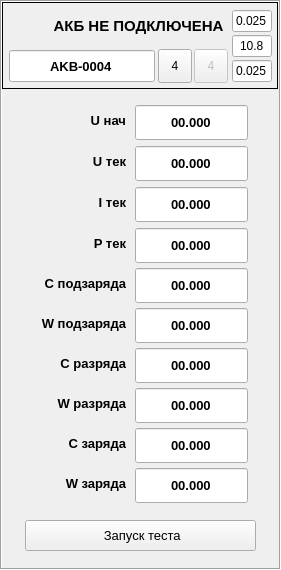
   <widget class="QFrame" name="frm_ch4">
    <property name="enabled">
     <bool>true</bool>
    </property>
    <property name="geometry">
     <rect>
      <x>880</x>
      <y>60</y>
      <width>281</width>
      <height>570</height>
     </rect>
    </property>
    <property name="frameShape">
     <enum>QFrame::Shape::Box</enum>
    </property>
    <property name="frameShadow">
     <enum>QFrame::Shadow::Sunken</enum>
    </property>
    <widget class="QLabel" name="lbl_status_ch4">
     <property name="geometry">
      <rect>
       <x>48</x>
       <y>10</y>
       <width>181</width>
       <height>31</height>
      </rect>
     </property>
     <property name="font">
      <font>
       <family>Segoe UI</family>
       <pointsize>11</pointsize>
       <bold>true</bold>
       <strikeout>false</strikeout>
       <kerning>true</kerning>
      </font>
     </property>
     <property name="statusTip">
      <string>Статус канала 4</string>
     </property>
     <property name="autoFillBackground">
      <bool>false</bool>
     </property>
     <property name="styleSheet">
      <string notr="true"/>
     </property>
     <property name="frameShape">
      <enum>QFrame::Shape::NoFrame</enum>
     </property>
     <property name="frameShadow">
      <enum>QFrame::Shadow::Plain</enum>
     </property>
     <property name="text">
      <string>АКБ НЕ ПОДКЛЮЧЕНА</string>
     </property>
     <property name="alignment">
      <set>Qt::AlignmentFlag::AlignCenter</set>
     </property>
     <property name="buddy">
      <cstring></cstring>
     </property>
    </widget>
    <widget class="QPushButton" name="btn_start_test_ch4">
     <property name="geometry">
      <rect>
       <x>25</x>
       <y>520</y>
       <width>231</width>
       <height>31</height>
      </rect>
     </property>
     <property name="font">
      <font>
       <pointsize>10</pointsize>
      </font>
     </property>
     <property name="statusTip">
      <string>Запуск теста АКБ в канале 4</string>
     </property>
     <property name="text">
      <string> Запуск теста</string>
     </property>
     <property name="icon">
      <iconset resource="res.qrc">
       <normaloff>:/ICO/Zap24.png</normaloff>:/ICO/Zap24.png</iconset>
     </property>
     <property name="channel" stdset="0">
      <number>4</number>
     </property>
    </widget>
    <widget class="QToolButton" name="btn_write_settings_ch4">
     <property name="enabled">
      <bool>false</bool>
     </property>
     <property name="geometry">
      <rect>
       <x>194</x>
       <y>49</y>
       <width>34</width>
       <height>34</height>
      </rect>
     </property>
     <property name="toolTip">
      <string/>
     </property>
     <property name="statusTip">
      <string>Записать настройки канала 4</string>
     </property>
     <property name="text">
      <string>4</string>
     </property>
     <property name="icon">
      <iconset resource="res.qrc">
       <normaloff>:/ICO/Sign_out16.png</normaloff>:/ICO/Sign_out16.png</iconset>
     </property>
    </widget>
    <widget class="QLabel" name="lbl_ico_ch4">
     <property name="geometry">
      <rect>
       <x>6</x>
       <y>6</y>
       <width>41</width>
       <height>41</height>
      </rect>
     </property>
     <property name="font">
      <font>
       <family>Segoe UI</family>
       <pointsize>11</pointsize>
       <bold>true</bold>
       <strikeout>false</strikeout>
       <kerning>true</kerning>
      </font>
     </property>
     <property name="autoFillBackground">
      <bool>false</bool>
     </property>
     <property name="styleSheet">
      <string notr="true"/>
     </property>
     <property name="frameShape">
      <enum>QFrame::Shape::NoFrame</enum>
     </property>
     <property name="frameShadow">
      <enum>QFrame::Shadow::Plain</enum>
     </property>
     <property name="text">
      <string/>
     </property>
     <property name="textFormat">
      <enum>Qt::TextFormat::AutoText</enum>
     </property>
     <property name="pixmap">
      <pixmap resource="res.qrc">:/ICO/N4_36.png</pixmap>
     </property>
     <property name="scaledContents">
      <bool>false</bool>
     </property>
     <property name="alignment">
      <set>Qt::AlignmentFlag::AlignCenter</set>
     </property>
     <property name="openExternalLinks">
      <bool>false</bool>
     </property>
     <property name="textInteractionFlags">
      <set>Qt::TextInteractionFlag::NoTextInteraction</set>
     </property>
     <property name="buddy">
      <cstring></cstring>
     </property>
    </widget>
    <widget class="QFrame" name="frm_back_ch4">
     <property name="geometry">
      <rect>
       <x>2</x>
       <y>2</y>
       <width>276</width>
       <height>87</height>
      </rect>
     </property>
     <property name="frameShape">
      <enum>QFrame::Shape::Panel</enum>
     </property>
     <property name="frameShadow">
      <enum>QFrame::Shadow::Plain</enum>
     </property>
     <widget class="QLineEdit" name="edit_number_ch4">
      <property name="geometry">
       <rect>
        <x>7</x>
        <y>48</y>
        <width>146</width>
        <height>32</height>
       </rect>
      </property>
      <property name="font">
       <font>
        <pointsize>10</pointsize>
        <bold>true</bold>
       </font>
      </property>
      <property name="statusTip">
       <string>Инвентарный номер АКБ канала 4</string>
      </property>
      <property name="text">
       <string>AKB-0004</string>
      </property>
      <property name="alignment">
       <set>Qt::AlignmentFlag::AlignCenter</set>
      </property>
     </widget>
     <widget class="QToolButton" name="btn_read_settings_ch4">
      <property name="geometry">
       <rect>
        <x>156</x>
        <y>47</y>
        <width>34</width>
        <height>34</height>
       </rect>
      </property>
      <property name="toolTip">
       <string/>
      </property>
      <property name="statusTip">
       <string>Прочитать настройки канала 4</string>
      </property>
      <property name="autoFillBackground">
       <bool>false</bool>
      </property>
      <property name="text">
       <string>4</string>
      </property>
      <property name="icon">
       <iconset resource="res.qrc">
        <normaloff>:/ICO/Sign_in16.png</normaloff>:/ICO/Sign_in16.png</iconset>
      </property>
     </widget>
     <widget class="QLineEdit" name="edit_i_start_discharge_ch4">
      <property name="geometry">
       <rect>
        <x>230</x>
        <y>8</y>
        <width>40</width>
        <height>22</height>
       </rect>
      </property>
      <property name="statusTip">
       <string>Установить значение стартового тока разрядки в канале 1</string>
      </property>
      <property name="inputMask">
       <string>0.000</string>
      </property>
      <property name="text">
       <string>0.025</string>
      </property>
      <property name="alignment">
       <set>Qt::AlignmentFlag::AlignCenter</set>
      </property>
     </widget>
     <widget class="QLineEdit" name="edit_i_stop_charge_ch4">
      <property name="geometry">
       <rect>
        <x>230</x>
        <y>58</y>
        <width>40</width>
        <height>22</height>
       </rect>
      </property>
      <property name="statusTip">
       <string>Установить значение стопового тока разрядки в канале 1</string>
      </property>
      <property name="inputMask">
       <string>0.000</string>
      </property>
      <property name="text">
       <string>0.025</string>
      </property>
      <property name="alignment">
       <set>Qt::AlignmentFlag::AlignCenter</set>
      </property>
     </widget>
     <widget class="QLineEdit" name="edit_u_stop_discharge_ch4">
      <property name="geometry">
       <rect>
        <x>230</x>
        <y>33</y>
        <width>40</width>
        <height>22</height>
       </rect>
      </property>
      <property name="statusTip">
       <string>Установить значение минимального напряжения разрядки в канале 1</string>
      </property>
      <property name="inputMask">
       <string>00.0</string>
      </property>
      <property name="text">
       <string>10.8</string>
      </property>
      <property name="alignment">
       <set>Qt::AlignmentFlag::AlignCenter</set>
      </property>
     </widget>
    </widget>
    <widget class="QLineEdit" name="w_discharge_ch4">
     <property name="geometry">
      <rect>
       <x>135</x>
       <y>388</y>
       <width>113</width>
       <height>35</height>
      </rect>
     </property>
     <property name="font">
      <font>
       <pointsize>10</pointsize>
       <bold>true</bold>
      </font>
     </property>
     <property name="statusTip">
      <string>Набранная мощность разряда, Wh</string>
     </property>
     <property name="text">
      <string>00.000</string>
     </property>
     <property name="alignment">
      <set>Qt::AlignmentFlag::AlignCenter</set>
     </property>
     <property name="readOnly">
      <bool>true</bool>
     </property>
     <property name="channel" stdset="0">
      <string>ch1</string>
     </property>
    </widget>
    <widget class="QLabel" name="lbl_24">
     <property name="geometry">
      <rect>
       <x>15</x>
       <y>435</y>
       <width>111</width>
       <height>16</height>
      </rect>
     </property>
     <property name="font">
      <font>
       <pointsize>10</pointsize>
       <bold>true</bold>
      </font>
     </property>
     <property name="styleSheet">
      <string notr="true"/>
     </property>
     <property name="text">
      <string>C заряда</string>
     </property>
     <property name="alignment">
      <set>Qt::AlignmentFlag::AlignRight|Qt::AlignmentFlag::AlignTrailing|Qt::AlignmentFlag::AlignVCenter</set>
     </property>
    </widget>
    <widget class="QLabel" name="lbl_25">
     <property name="geometry">
      <rect>
       <x>15</x>
       <y>235</y>
       <width>111</width>
       <height>16</height>
      </rect>
     </property>
     <property name="font">
      <font>
       <pointsize>10</pointsize>
       <bold>true</bold>
      </font>
     </property>
     <property name="text">
      <string>P тек</string>
     </property>
     <property name="alignment">
      <set>Qt::AlignmentFlag::AlignRight|Qt::AlignmentFlag::AlignTrailing|Qt::AlignmentFlag::AlignVCenter</set>
     </property>
    </widget>
    <widget class="QLineEdit" name="c_charge_ch4">
     <property name="geometry">
      <rect>
       <x>135</x>
       <y>428</y>
       <width>113</width>
       <height>35</height>
      </rect>
     </property>
     <property name="font">
      <font>
       <pointsize>10</pointsize>
       <bold>true</bold>
      </font>
     </property>
     <property name="statusTip">
      <string>Набранная ёмкость заряда, Ah</string>
     </property>
     <property name="text">
      <string>00.000</string>
     </property>
     <property name="alignment">
      <set>Qt::AlignmentFlag::AlignCenter</set>
     </property>
     <property name="readOnly">
      <bool>true</bool>
     </property>
     <property name="channel" stdset="0">
      <string>ch1</string>
     </property>
    </widget>
    <widget class="QLabel" name="lbl_26">
     <property name="geometry">
      <rect>
       <x>15</x>
       <y>395</y>
       <width>111</width>
       <height>16</height>
      </rect>
     </property>
     <property name="font">
      <font>
       <pointsize>10</pointsize>
       <bold>true</bold>
      </font>
     </property>
     <property name="text">
      <string>W разряда</string>
     </property>
     <property name="alignment">
      <set>Qt::AlignmentFlag::AlignRight|Qt::AlignmentFlag::AlignTrailing|Qt::AlignmentFlag::AlignVCenter</set>
     </property>
    </widget>
    <widget class="QLineEdit" name="c_recharge_ch4">
     <property name="geometry">
      <rect>
       <x>135</x>
       <y>268</y>
       <width>113</width>
       <height>35</height>
      </rect>
     </property>
     <property name="font">
      <font>
       <pointsize>10</pointsize>
       <bold>true</bold>
      </font>
     </property>
     <property name="statusTip">
      <string>Набранная ёмкость подзаряда, Ah</string>
     </property>
     <property name="text">
      <string>00.000</string>
     </property>
     <property name="alignment">
      <set>Qt::AlignmentFlag::AlignCenter</set>
     </property>
     <property name="readOnly">
      <bool>true</bool>
     </property>
     <property name="channel" stdset="0">
      <string>ch1</string>
     </property>
    </widget>
    <widget class="QLabel" name="lbl_27">
     <property name="geometry">
      <rect>
       <x>15</x>
       <y>315</y>
       <width>111</width>
       <height>16</height>
      </rect>
     </property>
     <property name="font">
      <font>
       <pointsize>10</pointsize>
       <bold>true</bold>
      </font>
     </property>
     <property name="text">
      <string>W подзаряда</string>
     </property>
     <property name="alignment">
      <set>Qt::AlignmentFlag::AlignRight|Qt::AlignmentFlag::AlignTrailing|Qt::AlignmentFlag::AlignVCenter</set>
     </property>
    </widget>
    <widget class="QLabel" name="lbl_28">
     <property name="geometry">
      <rect>
       <x>15</x>
       <y>275</y>
       <width>111</width>
       <height>16</height>
      </rect>
     </property>
     <property name="font">
      <font>
       <pointsize>10</pointsize>
       <bold>true</bold>
      </font>
     </property>
     <property name="text">
      <string>C подзаряда</string>
     </property>
     <property name="alignment">
      <set>Qt::AlignmentFlag::AlignRight|Qt::AlignmentFlag::AlignTrailing|Qt::AlignmentFlag::AlignVCenter</set>
     </property>
    </widget>
    <widget class="QLineEdit" name="i_current_ch4">
     <property name="geometry">
      <rect>
       <x>135</x>
       <y>187</y>
       <width>113</width>
       <height>35</height>
      </rect>
     </property>
     <property name="font">
      <font>
       <pointsize>10</pointsize>
       <bold>true</bold>
      </font>
     </property>
     <property name="statusTip">
      <string>Текущий ток зарядки, A</string>
     </property>
     <property name="text">
      <string>00.000</string>
     </property>
     <property name="alignment">
      <set>Qt::AlignmentFlag::AlignCenter</set>
     </property>
     <property name="readOnly">
      <bool>true</bool>
     </property>
     <property name="channel" stdset="0">
      <string>ch1</string>
     </property>
    </widget>
    <widget class="QLabel" name="lbl_29">
     <property name="geometry">
      <rect>
       <x>15</x>
       <y>153</y>
       <width>111</width>
       <height>16</height>
      </rect>
     </property>
     <property name="font">
      <font>
       <pointsize>10</pointsize>
       <bold>true</bold>
      </font>
     </property>
     <property name="text">
      <string>U тек</string>
     </property>
     <property name="alignment">
      <set>Qt::AlignmentFlag::AlignRight|Qt::AlignmentFlag::AlignTrailing|Qt::AlignmentFlag::AlignVCenter</set>
     </property>
    </widget>
    <widget class="QLineEdit" name="w_charge_ch4">
     <property name="geometry">
      <rect>
       <x>135</x>
       <y>468</y>
       <width>113</width>
       <height>35</height>
      </rect>
     </property>
     <property name="font">
      <font>
       <pointsize>10</pointsize>
       <bold>true</bold>
      </font>
     </property>
     <property name="statusTip">
      <string>Набранная мощность заряда, Wh</string>
     </property>
     <property name="text">
      <string>00.000</string>
     </property>
     <property name="alignment">
      <set>Qt::AlignmentFlag::AlignCenter</set>
     </property>
     <property name="readOnly">
      <bool>true</bool>
     </property>
     <property name="channel" stdset="0">
      <string>ch1</string>
     </property>
    </widget>
    <widget class="QLineEdit" name="u_current_ch4">
     <property name="geometry">
      <rect>
       <x>135</x>
       <y>146</y>
       <width>113</width>
       <height>35</height>
      </rect>
     </property>
     <property name="font">
      <font>
       <pointsize>10</pointsize>
       <bold>true</bold>
      </font>
     </property>
     <property name="statusTip">
      <string>Текущее напряжение, V</string>
     </property>
     <property name="text">
      <string>00.000</string>
     </property>
     <property name="alignment">
      <set>Qt::AlignmentFlag::AlignCenter</set>
     </property>
     <property name="readOnly">
      <bool>true</bool>
     </property>
     <property name="channel" stdset="0">
      <string>ch1</string>
     </property>
    </widget>
    <widget class="QLabel" name="lbl_30">
     <property name="geometry">
      <rect>
       <x>15</x>
       <y>194</y>
       <width>111</width>
       <height>16</height>
      </rect>
     </property>
     <property name="font">
      <font>
       <pointsize>10</pointsize>
       <bold>true</bold>
      </font>
     </property>
     <property name="text">
      <string>I тек</string>
     </property>
     <property name="alignment">
      <set>Qt::AlignmentFlag::AlignRight|Qt::AlignmentFlag::AlignTrailing|Qt::AlignmentFlag::AlignVCenter</set>
     </property>
    </widget>
    <widget class="QLabel" name="lbl_31">
     <property name="geometry">
      <rect>
       <x>15</x>
       <y>112</y>
       <width>111</width>
       <height>16</height>
      </rect>
     </property>
     <property name="font">
      <font>
       <pointsize>10</pointsize>
       <bold>true</bold>
      </font>
     </property>
     <property name="text">
      <string>U нач</string>
     </property>
     <property name="alignment">
      <set>Qt::AlignmentFlag::AlignRight|Qt::AlignmentFlag::AlignTrailing|Qt::AlignmentFlag::AlignVCenter</set>
     </property>
    </widget>
    <widget class="QLineEdit" name="p_current_ch4">
     <property name="geometry">
      <rect>
       <x>135</x>
       <y>228</y>
       <width>113</width>
       <height>35</height>
      </rect>
     </property>
     <property name="font">
      <font>
       <pointsize>10</pointsize>
       <bold>true</bold>
      </font>
     </property>
     <property name="statusTip">
      <string>Текущая мощность зарядки, W</string>
     </property>
     <property name="text">
      <string>00.000</string>
     </property>
     <property name="alignment">
      <set>Qt::AlignmentFlag::AlignCenter</set>
     </property>
     <property name="readOnly">
      <bool>true</bool>
     </property>
     <property name="channel" stdset="0">
      <string>ch1</string>
     </property>
    </widget>
    <widget class="QLabel" name="lbl_32">
     <property name="geometry">
      <rect>
       <x>15</x>
       <y>355</y>
       <width>111</width>
       <height>16</height>
      </rect>
     </property>
     <property name="font">
      <font>
       <pointsize>10</pointsize>
       <bold>true</bold>
      </font>
     </property>
     <property name="text">
      <string>C разряда</string>
     </property>
     <property name="alignment">
      <set>Qt::AlignmentFlag::AlignRight|Qt::AlignmentFlag::AlignTrailing|Qt::AlignmentFlag::AlignVCenter</set>
     </property>
    </widget>
    <widget class="QLineEdit" name="c_discharge_ch4">
     <property name="geometry">
      <rect>
       <x>135</x>
       <y>348</y>
       <width>113</width>
       <height>35</height>
      </rect>
     </property>
     <property name="font">
      <font>
       <pointsize>10</pointsize>
       <bold>true</bold>
      </font>
     </property>
     <property name="statusTip">
      <string>Набранная ёмкость разряда, Ah</string>
     </property>
     <property name="text">
      <string>00.000</string>
     </property>
     <property name="alignment">
      <set>Qt::AlignmentFlag::AlignCenter</set>
     </property>
     <property name="readOnly">
      <bool>true</bool>
     </property>
     <property name="channel" stdset="0">
      <string>ch1</string>
     </property>
    </widget>
    <widget class="QLabel" name="lbl_33">
     <property name="geometry">
      <rect>
       <x>15</x>
       <y>475</y>
       <width>111</width>
       <height>16</height>
      </rect>
     </property>
     <property name="font">
      <font>
       <pointsize>10</pointsize>
       <bold>true</bold>
      </font>
     </property>
     <property name="text">
      <string>W заряда</string>
     </property>
     <property name="alignment">
      <set>Qt::AlignmentFlag::AlignRight|Qt::AlignmentFlag::AlignTrailing|Qt::AlignmentFlag::AlignVCenter</set>
     </property>
    </widget>
    <widget class="QLineEdit" name="u_start_ch4">
     <property name="geometry">
      <rect>
       <x>135</x>
       <y>105</y>
       <width>113</width>
       <height>35</height>
      </rect>
     </property>
     <property name="font">
      <font>
       <pointsize>10</pointsize>
       <bold>true</bold>
      </font>
     </property>
     <property name="statusTip">
      <string>Стартовое напряжение, V</string>
     </property>
     <property name="text">
      <string>00.000</string>
     </property>
     <property name="alignment">
      <set>Qt::AlignmentFlag::AlignCenter</set>
     </property>
     <property name="readOnly">
      <bool>true</bool>
     </property>
     <property name="channel" stdset="0">
      <string>ch1</string>
     </property>
    </widget>
    <widget class="QLineEdit" name="w_recharge_ch4">
     <property name="geometry">
      <rect>
       <x>135</x>
       <y>308</y>
       <width>113</width>
       <height>35</height>
      </rect>
     </property>
     <property name="font">
      <font>
       <pointsize>10</pointsize>
       <bold>true</bold>
      </font>
     </property>
     <property name="statusTip">
      <string>Набранная мощность подзаряда, Wh</string>
     </property>
     <property name="text">
      <string>00.000</string>
     </property>
     <property name="alignment">
      <set>Qt::AlignmentFlag::AlignCenter</set>
     </property>
     <property name="readOnly">
      <bool>true</bool>
     </property>
     <property name="channel" stdset="0">
      <string>ch1</string>
     </property>
    </widget>
    <zorder>frm_back_ch4</zorder>
    <zorder>lbl_status_ch4</zorder>
    <zorder>btn_start_test_ch4</zorder>
    <zorder>btn_write_settings_ch4</zorder>
    <zorder>lbl_ico_ch4</zorder>
    <zorder>w_discharge_ch4</zorder>
    <zorder>lbl_24</zorder>
    <zorder>lbl_25</zorder>
    <zorder>c_charge_ch4</zorder>
    <zorder>lbl_26</zorder>
    <zorder>c_recharge_ch4</zorder>
    <zorder>lbl_27</zorder>
    <zorder>lbl_28</zorder>
    <zorder>i_current_ch4</zorder>
    <zorder>lbl_29</zorder>
    <zorder>w_charge_ch4</zorder>
    <zorder>u_current_ch4</zorder>
    <zorder>lbl_30</zorder>
    <zorder>lbl_31</zorder>
    <zorder>p_current_ch4</zorder>
    <zorder>lbl_32</zorder>
    <zorder>c_discharge_ch4</zorder>
    <zorder>lbl_33</zorder>
    <zorder>u_start_ch4</zorder>
    <zorder>w_recharge_ch4</zorder>
   </widget>
